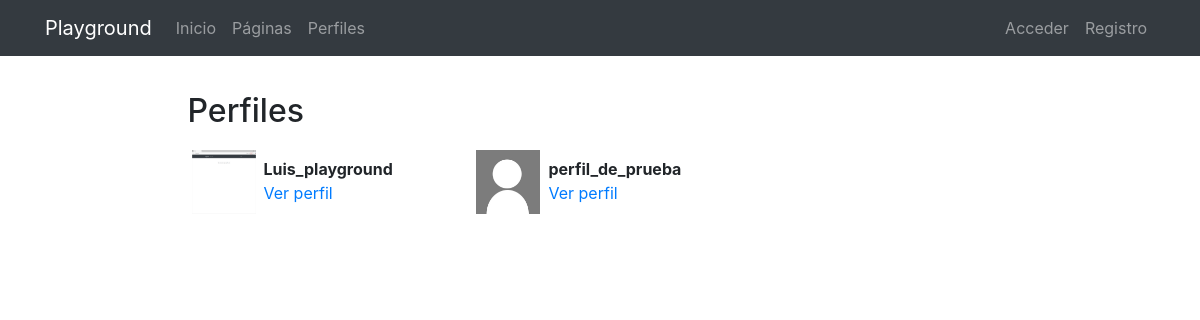
Page /profiles/ on the earlier database version.
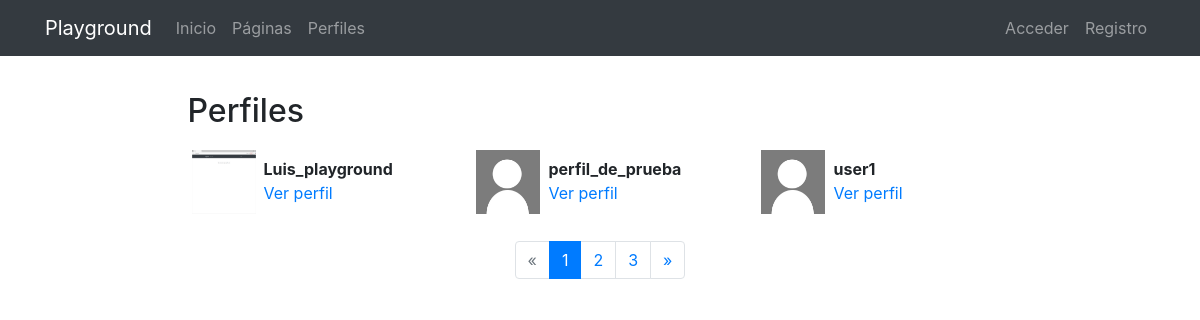
Same page on the later database version.
### registration/models.py (models this page shows)
class Profile(models.Model):
    user = models.OneToOneField(User, on_delete=models.CASCADE)
    avatar = models.ImageField(upload_to=custom_upload_to, null=True, blank=True)
    bio = models.TextField(null=True, blank=True)
    link = models.URLField(max_length=200, null=True, blank=True)
    class Meta:
        ordering = ['user__username']

### Profiles/views.py (the view)
# urls.py: path('', ProfileListView.as_view(), name='profile_list'),
class ProfileListView(ListView):
    model = Profile
    template_name = 'Profiles/profile_list.html'
    paginate_by= 3

### Profiles/templates/Profiles/profile_list.html (shortened to what this page needs)
{% extends 'core/base.html' %}
{% load static %}
{% block content %}
<main role="main">
  <div class="container">
    <div class="row mt-3">
      <div class="col-md-9 mx-auto mb-5">
        <h2>Perfiles</h2>
        <div class="row">
          {% for profile in profile_list %}
            <div class="col-md-4 mt-2 mb-3 ">
              <div class="row p-1">
                <div class="col-md-12">
                  {% if profile.avatar %}
                    <img src="{{profile.avatar.url}}" class="img-fluid profile-avatar">
                  {% else %}
                    <img src="{% static 'registration/img/no-avatar.jpg' %}" class="img-fluid profile-avatar">
                  {% endif %}
                  <p class="profile-data">
                    <b>{{profile.user|truncatechars:"16"}}</b><br>
                    <a href="{% url 'profiles:profile_detail' profile.user %}">Ver perfil</a>
                  </p>
                </div>
              </div>
            </div>
          {% endfor %}
        </div>
        {% if is_paginated %}
          <nav aria-label="Page navigation">
            <ul class="pagination justify-content-center">
              {% if page_obj.has_previous %}
                <li class="page-item ">
                  <a class="page-link" href="?page={{ page_obj.previous_page_number }}">&laquo;</a>
                </li>
              {% else %}
                <li class="page-item disabled">
                  <a class="page-link" href="#" tabindex="-1">&laquo;</a>
                </li>
              {% endif %}
              {% for i in paginator.page_range %}
                <li class="page-item {% if page_obj.number == i %}active{% endif %}">
                  <a class="page-link" href="?page={{ i }}">{{ i }}</a>
                </li>
              {% endfor %}
              {% if page_obj.has_next %}
                <li class="page-item ">
                  <a class="page-link" href="?page={{ page_obj.next_page_number }}">&raquo;</a>
                </li>
              {% else %}
                <li class="page-item disabled">
                  <a class="page-link" href="#" tabindex="-1">&raquo;</a>
                </li>
              {% endif %}
            </ul>
          </nav>
        {% endif %}
      </div>
    </div>
  </div>
</main>
{% endblock %}

### core/templates/core/base.html (shortened to what this page needs)
<!DOCTYPE html>
<html lang="es">
  <head>
    {% load static %}
    <link href="{% static 'core/vendor/bootstrap/css/bootstrap.min.css' %}" rel="stylesheet">
    <link href="{% static 'core/vendor/font-awesome/css/font-awesome.min.css' %}" rel="stylesheet" type="text/css">
    <link href="{% static 'core/css/main.css' %}" rel="stylesheet">
  </head>
  <body>
    <body>
      <nav class="navbar navbar-expand-lg navbar-dark bg-dark">
        <div class="container">
          <a class="navbar-brand" href="{% url 'home' %}">Playground</a>
          <div class="collapse navbar-collapse" id="ned">
            <ul class="navbar-nav mr-auto">
              <li class="nav-item">
                <a class="nav-link" href="{% url 'home' %}">Inicio</a>
              </li>
              <li class="nav-item">
                <a class="nav-link" href="{% url 'pages:pages' %}">Páginas</a>
              </li>
              <li class="nav-item">
                <a class="nav-link" href="{% url 'profiles:profile_list' %}">Perfiles</a>
              </li>
            </ul>
            <ul class="navbar-nav">
              {% if not request.user.is_authenticated %}
              <li class="nav-item">
                <a class="nav-link" href="{% url 'login' %}">Acceder</a>
              </li>
              <li class="nav-item">
                <a class="nav-link" href="{% url 'signup' %}">Registro</a>
              </li>
              {% endif %}
            </ul>
          </div>
        </div>
      </nav>
      {% block content %}{% endblock %}
  </body>
</html>

### core/static/core/css/main.css (style rules this page uses)
main { padding-top: 20px; }
:root { --jumbotron-padding-y: 3rem; }

### Profiles/templates/Profiles/profile_list.html (style rules this page uses)
.profile-avatar { float:left;width:4rem;height:4rem }
.profile-data { padding-left:4.5rem;padding-top:.4rem; }

Differences in the rows shown:
added Profile: user "user1"
Other differences:
new list line: "1"
new list line: "2"
new list line: "3"
